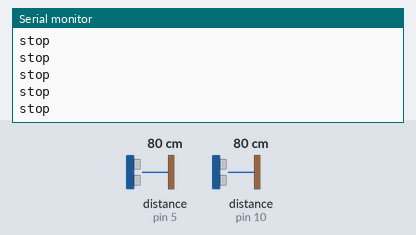
A sketch run on a simulated Arduino Uno, built with avr-gcc and run on an emulated ATmega328P. On the bench: the last lines printed to the serial monitor. Wiring (inferred from the names in the program): 2 × ultrasonic range finder: trigger pin 6, echo pin 5 / trigger pin 11, echo pin 10. The test bench sets the inputs (shaded band); at power-on: distance to the obstacle (sensors on pin 5, pin 10) 80 cm. The echo pulse lasts 58.3 µs per cm.

Above: at 5.7 s.
5.8 s: distance to the obstacle (sensor on pin 5) set to 18 cm
At 6.6 s:
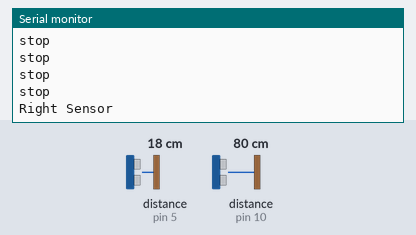
7.7 s: distance to the obstacle (sensor on pin 5) set to 14 cm
At 7.91 s:
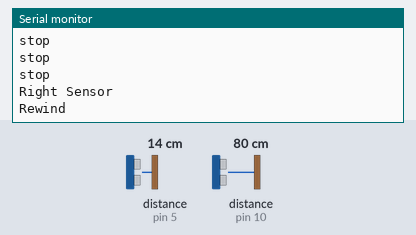

Measured:
- the behaviour switches between 16 and 15 cm on distance to the obstacle (sensor on pin 5) (found by bisection; images 1 and 2)
- after the input at 5.8 s, the serial monitor: prints a new line after 0.16 s (image 1)
- after the input at 7.7 s, the serial monitor: prints a new line at once (image 2)

The sketch:

Gesture_Control.ino
```cpp
const int trigger1 = 11;  //Trigger pin of 1st Sensor
const int echo1 = 10;     //Echo pin of 1st Sesnor
const int trigger2 = 6;   //Trigger pin of 2nd Sensor
const int echo2 = 5;      //Echo pin of 2nd Sesnor

long time_taken;
int dist, distL, distR;
long duration;


float r;
int l = 0;


void setup() {
  Serial.begin(9600);

  pinMode(trigger1, OUTPUT);
  pinMode(echo1, INPUT);
  pinMode(trigger2, OUTPUT);
  pinMode(echo2, INPUT);
}


/*Function to calculate distance*/
void calculate_distance(int trigger, int echo) {
  digitalWrite(trigger, LOW);
  delayMicroseconds(2);
  digitalWrite(trigger, HIGH);
  delayMicroseconds(10);
  digitalWrite(trigger, LOW);

  time_taken = pulseIn(echo, HIGH);
  dist = time_taken * 0.034 / 2;
  if (dist > 50)
    dist = 50;
}


void loop() {
  calculate_distance(trigger1, echo1);
  distL = dist;  //get distance of left sensor

  calculate_distance(trigger2, echo2);
  distR = dist;  //get distance of right sensor

  /*Serial.print("L=");
  Serial.println(distL);
  Serial.print("R=");
  Serial.println(distR);
  */

  // Play/Pause
  if ((distL>25 && distR>25) && (distL<50 && distR<50))  //Detect both hands
  {
    Serial.println("Play/Pause");
    delay(500);
  }

  calculate_distance(trigger1, echo1);
  distL = dist;

  calculate_distance(trigger2, echo2);
  distR = dist;


  //Volume Up and Down ------ Left Sensor
  if (distL >= 10 && distL <= 20) {
    delay(50);  //Hand Hold Time
    calculate_distance(trigger1, echo1);
    distL = dist;
    if (distL >= 10 && distL <= 20) {
      Serial.println("Left Sensor");
      while (distL <= 40) {
        calculate_distance(trigger1, echo1);
        distL = dist;
        if (distL < 15)  //Hand pushed in
        {
          Serial.println("Vup");
          delay(300);
        }
        if (distL > 20)  //Hand pulled out
        {
          Serial.println("Vdown");
          delay(300);
        }
      }
    }
  }


  //Rewind and Forward --------- Right Sensor
  if (distR >= 10 && distR <= 20) {
    delay(50);  //Hand Hold Time
    calculate_distance(trigger2, echo2);
    distR = dist;
    if (distR >= 10 && distR <= 20) {
      Serial.println("Right Sensor");
      while (distR <= 40) {
        calculate_distance(trigger2, echo2);
        distR = dist;
        if (distR < 15)  //Right hand pushed in
        {
          Serial.println("Rewind");
          delay(300);
        }
        if (distR > 20)  //Right hand pulled out
        {
          Serial.println("Forward");
          delay(300);
        }
      }
    }
  }


  //Switch Windows ------- Right Sensor
  if (distR <= 8 && distR >= 0) {
      Serial.println("switch");
  }

  if (distR == 50 && distL == 50) {
    Serial.println("stop");
  }
  delay(200);


  //Swipe previous --------- Left Sensor
  if (distL <= 8 && distL >= 0) {
      Serial.println("previous");
  }

  delay(200);
}
```
